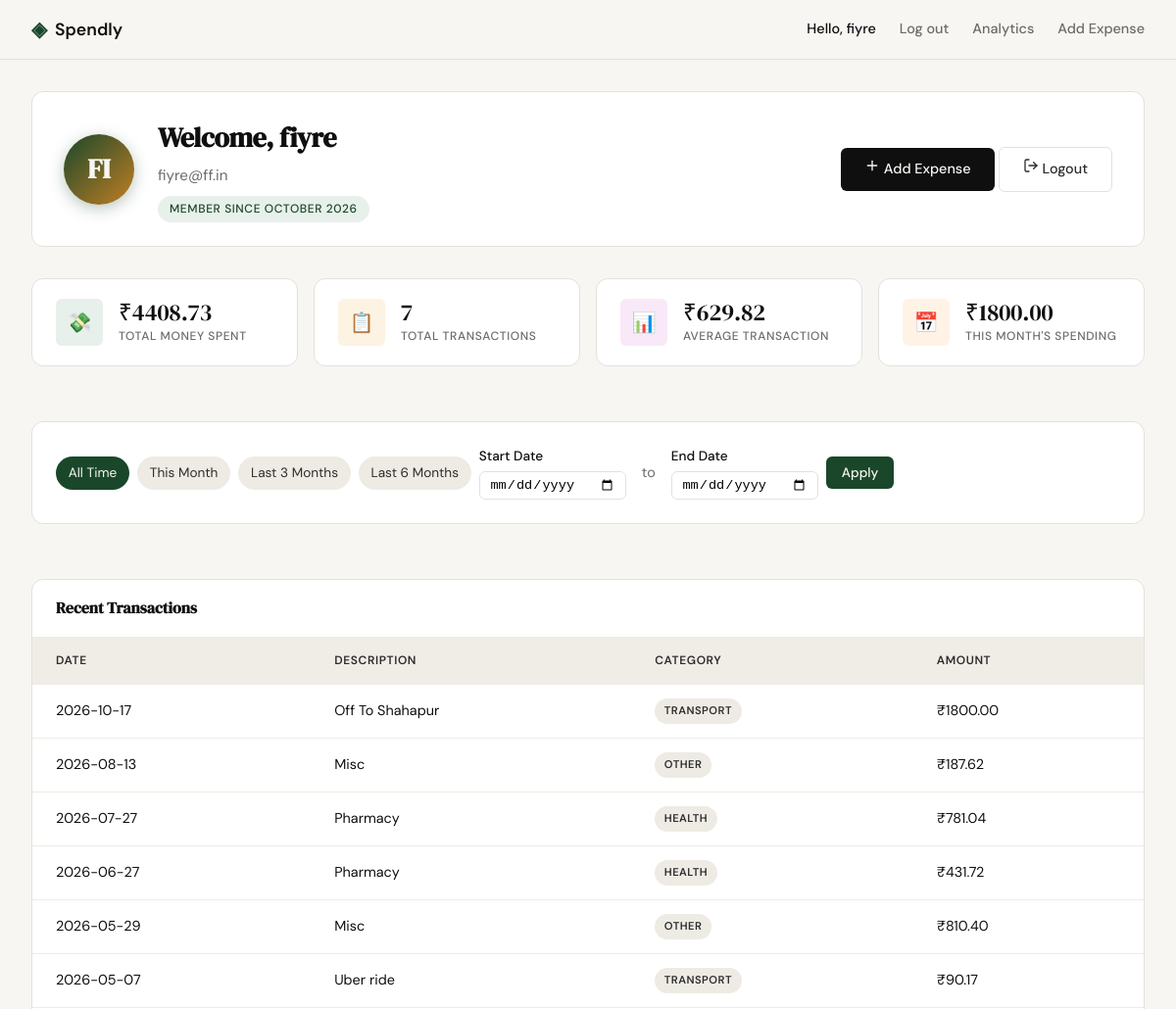
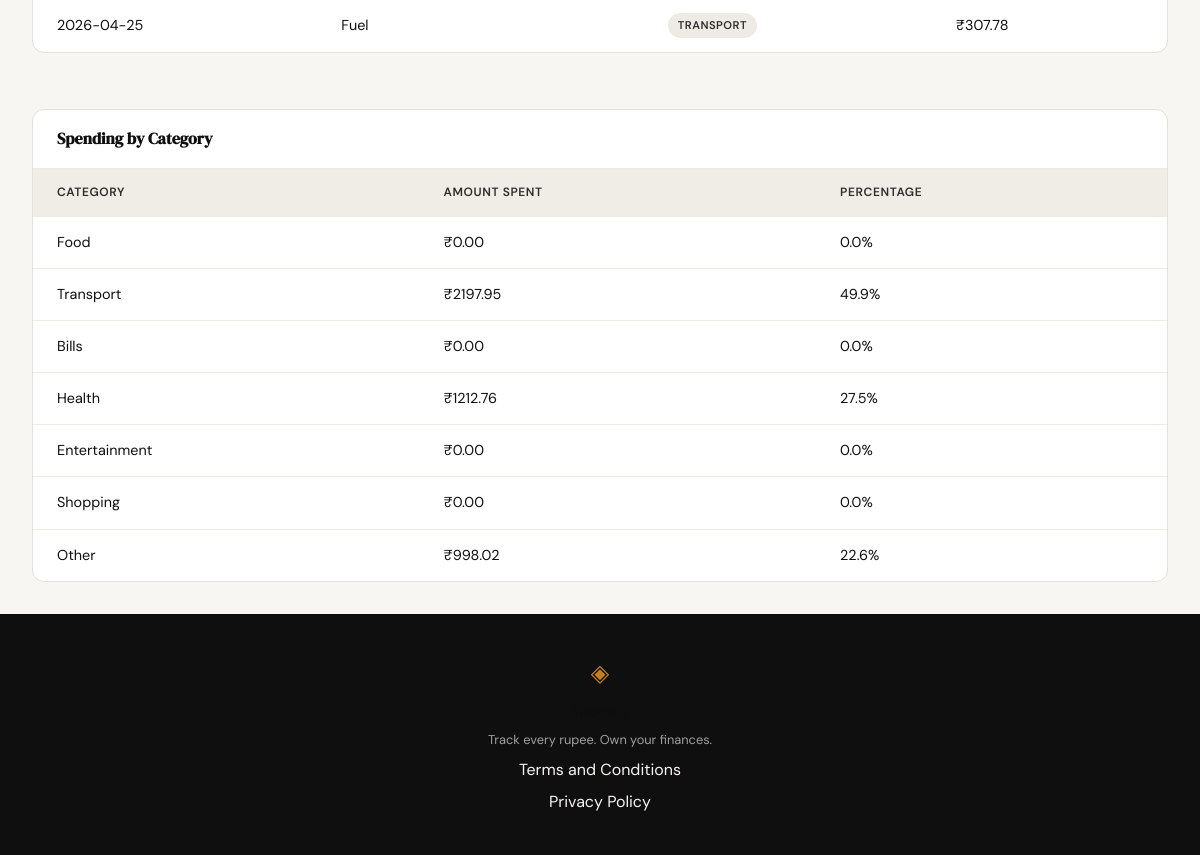
The app's page /profile (signed in) with its own data (2 pictures, top to bottom).
### tables this page shows
CREATE TABLE users (
            id INTEGER PRIMARY KEY AUTOINCREMENT,
            name TEXT NOT NULL,
            email TEXT UNIQUE NOT NULL,
            password_hash TEXT NOT NULL,
            created_at TEXT DEFAULT (datetime('now'))
        );

CREATE TABLE expenses (
            id INTEGER PRIMARY KEY AUTOINCREMENT,
            user_id INTEGER NOT NULL REFERENCES users(id),
            amount REAL NOT NULL,
            category TEXT NOT NULL,
            date TEXT NOT NULL,
            description TEXT,
            created_at TEXT DEFAULT (datetime('now'))
        );

### app.py (the view)
@app.route("/profile")
def profile():
    user_id = session.get("user_id")
    if not user_id:
        return redirect(url_for("login"))
    db = get_db()
    user_row = db.execute(
        "SELECT id, name, email, created_at FROM users WHERE id = ?",
        (user_id,)
    ).fetchone()
    db.close()
    if not user_row:
        session.clear()
        flash("User not found.", "error")
        return redirect(url_for("login"))
    name = user_row["name"]
    if len(name) >= 2:
        avatar = name[0:2].upper()
    else:
        avatar = name[0].upper() if name else "?"
    created_at = user_row["created_at"]
    member_since = ""
    if created_at:
        try:
            parts = created_at.split("-")
            if len(parts) >= 2:
                month_names = [
                    "", "January", "February", "March", "April", "May", "June",
                    "July", "August", "September", "October", "November", "December"
                ]
                month_idx = int(parts[1])
                if 1 <= month_idx <= 12:
                    member_since = f"{month_names[month_idx]} {parts[0]}"
        except (ValueError, IndexError):
            member_since = created_at
    user_info = {
        "name": name,
        "email": user_row["email"],
        "avatar": avatar,
        "member_since": member_since or created_at
    }
    start_date_str = request.args.get('start_date') or request.args.get('date_from')
    end_date_str = request.args.get('end_date') or request.args.get('date_to')
    start_date_val = None
    end_date_val = None
    try:
        if start_date_str:
            start_date_val = datetime.strptime(start_date_str, '%Y-%m-%d').date()
        if end_date_str:
            end_date_val = datetime.strptime(end_date_str, '%Y-%m-%d').date()
    except ValueError:
        start_date_val = None
        end_date_val = None
    if start_date_val and end_date_val and start_date_val > end_date_val:
        start_date_val, end_date_val = None, None
    expenses = get_expenses_by_user(
        user_id,
        start_date_val.isoformat() if start_date_val else None,
        end_date_val.isoformat() if end_date_val else None
    )
    total_spent = sum(float(exp.get("amount", 0)) for exp in expenses)
    tx_count = len(expenses)
    avg_transaction = total_spent / tx_count if tx_count else 0.0
    cat_totals = {}
    for exp in expenses:
        cat = exp.get("category", "Other")
        cat_totals[cat] = cat_totals.get(cat, 0.0) + float(exp.get("amount", 0))
    top_category = max(cat_totals, key=cat_totals.get) if cat_totals else None
    today = date.today()
    this_month_prefix = f"{today.year}-{today.month:02d}"
    this_month = 0.0
    for exp in expenses:
        if exp.get("date") and exp["date"].startswith(this_month_prefix):
            this_month += float(exp.get("amount", 0))
    stats = {
        "total_spent": total_spent,
        "tx_count": tx_count,
        "avg_transaction": avg_transaction,
        "this_month": this_month,
        "top_category": top_category,
    }
    colour_palette = [
        "var(--accent)",
        "var(--accent-2)",
        "var(--accent-3)",
        "var(--accent-4)",
        "var(--accent-5)",
        "var(--accent-6)",
    ]
    categories = []
    for idx, cat_name in enumerate(CATEGORIES):
        amt = cat_totals.get(cat_name, 0.0)
        pct = (amt / total_spent * 100) if total_spent > 0 else 0.0
        categories.append({
            "name": cat_name,
            "amount": amt,
            "percentage": pct,
            "color": colour_palette[idx % len(colour_palette)]
        })
    today = date.today()
    def month_start(offset_months):
        total_months = today.year * 12 + today.month - 1 + offset_months
        year = total_months // 12
        month = total_months % 12 + 1
        return date(year, month, 1)
    presets = {
        'all_time': {'date_from': None, 'date_to': None},
        'this_month': {'date_from': month_start(0), 'date_to': today},
        'last_3_months': {'date_from': month_start(-2), 'date_to': today},
        'last_6_months': {'date_from': month_start(-5), 'date_to': today},
    }
    return render_template(
        "profile.html",
        user=user_info,
        stats=stats,
        transactions=expenses,
        categories=categories,
        presets=presets,
        start_date=start_date_str or "",
        end_date=end_date_str or "",
    )

### templates/profile.html (shortened to what this page needs)
{% extends "base.html" %}
{% block head %}
<link rel="stylesheet" href="{{ url_for('static', filename='css/profile.css') }}">
{% endblock %}
{% block content %}
<div class="profile-dashboard">
    <header class="card profile-header">
        <div class="avatar-section">
            <div class="avatar-initials">{{ user.avatar }}</div>
        </div>
        <div class="user-meta">
            <h1 class="user-name">Welcome, {{ user.name }}</h1>
            <p class="user-email">{{ user.email }}</p>
            <span class="member-badge">Member since {{ user.member_since }}</span>
        </div>
        <div class="header-actions">
            <a href="{{ url_for('add_expense') }}" class="btn-primary">
                <svg width="16" height="16" viewBox="0 0 24 24" fill="none" stroke="currentColor" stroke-width="2" stroke-linecap="round" stroke-linejoin="round">
                    <line x1="12" y1="5" x2="12" y2="19"></line>
                    <line x1="5" y1="12" x2="19" y2="12"></line>
                </svg>
                Add Expense
            </a>
            <a href="{{ url_for('logout') }}" class="btn-ghost logout-btn">
                <svg width="16" height="16" viewBox="0 0 24 24" fill="none" stroke="currentColor" stroke-width="2" stroke-linecap="round" stroke-linejoin="round">
                    <path d="M9 21H5a2 2 0 0 1-2-2V5a2 2 0 0 1 2-2h4"></path>
                    <polyline points="16 17 21 12 16 7"></polyline>
                    <line x1="21" y1="12" x2="9" y2="12"></line>
                </svg>
                Logout
            </a>
        </div>
    </header>
    <section class="stats-grid">
        <article class="card stat-card">
            <div class="stat-icon spending-icon">💸</div>
            <div class="stat-content">
                <span class="stat-value">₹{{ "{:.2f}".format(stats.total_spent) }}</span>
                <span class="stat-label">Total Money Spent</span>
            </div>
        </article>
        <article class="card stat-card">
            <div class="stat-icon transactions-icon">📋</div>
            <div class="stat-content">
                <span class="stat-value">{{ stats.tx_count }}</span>
                <span class="stat-label">Total Transactions</span>
            </div>
        </article>
        <article class="card stat-card">
            <div class="stat-icon avg-icon">📊</div>
            <div class="stat-content">
                <span class="stat-value">₹{{ "{:.2f}".format(stats.avg_transaction) }}</span>
                <span class="stat-label">Average Transaction</span>
            </div>
        </article>
        <article class="card stat-card">
            <div class="stat-icon month-icon">📅</div>
            <div class="stat-content">
                <span class="stat-value">₹{{ "{:.2f}".format(stats.this_month) }}</span>
                <span class="stat-label">This Month's Spending</span>
            </div>
        </article>
    </section>
    <section class="card table-card date-filter-section">
        <div class="table-wrapper">
            <form method="get" action="{{ url_for('profile') }}" class="date-filter-form">
                <div class="filter-controls">
                    <a href="{{ url_for('profile') }}" class="quick-filter-btn{% if not start_date and not end_date %} active{% endif %}">All Time</a>
                    <a href="{{ url_for('profile', date_from=presets.this_month.date_from|default(''), date_to=presets.this_month.date_to|default('') ) }}" class="quick-filter-btn">This Month</a>
                    <a href="{{ url_for('profile', date_from=presets.last_3_months.date_from|default(''), date_to=presets.last_3_months.date_to|default('') ) }}" class="quick-filter-btn">Last 3 Months</a>
                    <a href="{{ url_for('profile', date_from=presets.last_6_months.date_from|default(''), date_to=presets.last_6_months.date_to|default('') ) }}" class="quick-filter-btn">Last 6 Months</a>
                    <div class="date-input">
                        <label for="start_date">Start Date</label>
                        <input type="date" name="start_date" id="start_date" value="{{ start_date or '' }}" />
                    </div>
                    <span class="date-separator">to</span>
                    <div class="date-input">
                        <label for="end_date">End Date</label>
                        <input type="date" name="end_date" id="end_date" value="{{ end_date or '' }}" />
                    </div>
                    <button type="submit" class="btn-success">Apply</button>
                </div>
            </form>
        </div>
    </section>
    <section class="card table-card">
        <header class="card-header">
            <h2>Recent Transactions</h2>
        </header>
        <div class="table-wrapper">
            {% if transactions %}
            <table class="transaction-table">
                <thead>
                    <tr>
                        <th>Date</th>
                        <th>Description</th>
                        <th>Category</th>
                        <th class="text-end">Amount</th>
                    </tr>
                </thead>
                <tbody>
                    {% for tx in transactions %}
                    <tr>
                        <td>{{ tx.date }}</td>
                        <td>{{ tx.description }}</td>
                        <td>
                            <span class="badge badge-{{ tx.category | lower }}">{{ tx.category }}</span>
                        </td>
                        <td class="text-end">₹{{ "{:.2f}".format(tx.amount) }}</td>
                    </tr>
                    {% endfor %}
                </tbody>
            </table>
            {% else %}
            <div class="empty-state">
                <p>No transactions found for the selected period.</p>
                <p>Try adjusting your date filter or add your first expense.</p>
            </div>
            {% endif %}
        </div>
    </section>
    <section class="card table-card">
        <header class="card-header">
            <h2>Spending by Category</h2>
        </header>
        <div class="table-wrapper">
            {% if categories %}
            <table class="category-table">
                <thead>
                    <tr>
                        <th>Category</th>
                        <th class="text-end">Amount Spent</th>
                        <th class="text-end">Percentage</th>
                    </tr>
                </thead>
                <tbody>
                    {% for cat in categories %}
                    <tr>
                        <td>
                            <span class="category-name">{{ cat.name }}</span>
                        </td>
                        <td class="text-end">₹{{ "{:.2f}".format(cat.amount) }}</td>
                        <td class="text-end">{{ "{:.1f}".format(cat.percentage|default(0)) }}%</td>
                    </tr>
                    {% endfor %}
                </tbody>
            </table>
            {% else %}
            <div class="empty-state">
                <p>No category data available for the selected period.</p>
            </div>
            {% endif %}
        </div>
    </section>
</div>
{% endblock %}

### templates/base.html (shortened to what this page needs)
<!DOCTYPE html>
<html lang="en">
<head>
    <link rel="stylesheet" href="{{ url_for('static', filename='css/style.css') }}">
    {% block head %}{% endblock %}
</head>
<body>
    <nav class="navbar">
        <div class="nav-inner">
            <a href="{{ url_for('landing') }}" class="nav-brand">
                <span class="brand-icon">◈</span>
                <span class="brand-name">Spendly</span>
            </a>
            <div class="nav-links">
                {% if session.get('user_id') and user %}
                    <span class="nav-user">Hello, {{ user.name }}</span>
                    <a href="{{ url_for('logout') }}">Log out</a>
                    <a href="{{ url_for('analytics') }}" class="{% if request_path == '/analytics' %}nav-active{% endif %}">Analytics</a>
                    <a href="{{ url_for('add_expense') }}" class="{% if request_path == '/expenses/add' %}nav-active{% endif %}">Add Expense</a>
                {% else %}
                    <a href="{{ url_for('login') }}">Sign in</a>
                    <a href="{{ url_for('register') }}" class="nav-cta">Get started</a>
                {% endif %}
            </div>
        </div>
    </nav>
    <main class="main-content">
        {% block content %}{% endblock %}
    </main>
    <footer class="footer">
        <div class="footer-inner">
            <span class="brand-icon">◈</span>
            <span class="brand-name">Spendly</span>
            <p class="footer-copy">Track every rupee. Own your finances.</p>
            <a href="{{ url_for('terms') }}">Terms and Conditions</a>
            <a href="{{ url_for('privacy') }}">Privacy Policy</a>
        </div>
    </footer>
</body>
</html>

### records on screen
users: name "fiyre", email "fiyre@ff.in"
expenses: date "2026-10-17", description "Off To Shahapur", category "TRANSPORT", amount "1800.00"
expenses: date "2026-08-13", description "Misc", category "OTHER", amount "187.62"
expenses: date "2026-07-27", description "Pharmacy", category "HEALTH", amount "781.04"
expenses: date "2026-06-27", description "Pharmacy", category "HEALTH", amount "431.72"
expenses: date "2026-05-29", description "Misc", category "OTHER", amount "810.40"
expenses: date "2026-05-07", description "Uber ride", category "TRANSPORT", amount "90.17"
expenses: date "2026-04-25", description "Fuel", category "TRANSPORT", amount "307.78"

### other values on screen
{{ user.avatar }} "FI"
{{ user.member_since }} "OCTOBER 2026"
{{ "{:.2f}".format(stats.total_spent) }} "4408.73"
{{ stats.tx_count }} "7"
{{ "{:.2f}".format(stats.avg_transaction) }} "629.82"
{{ "{:.2f}".format(stats.this_month) }} "1800.00"
{{ cat.name }} "Food" "Transport" "Bills" "Health" "Entertainment" "Shopping" "Other"
{{ "{:.2f}".format(cat.amount) }} "0.00" "2197.95" "0.00" "1212.76" "0.00" "0.00" "998.02"
{{ "{:.1f}".format(cat.percentage|default(0)) }} "0.0" "49.9" "0.0" "27.5" "0.0" "0.0" "22.6"
